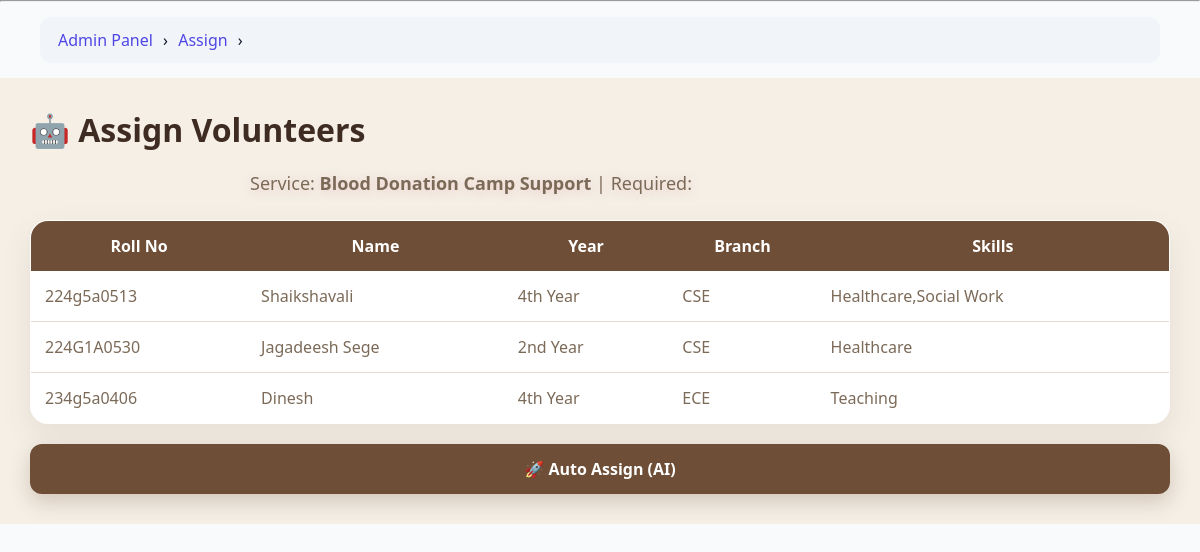
Page /admin_panel/assign/30/ (signed in) on the earlier database version.
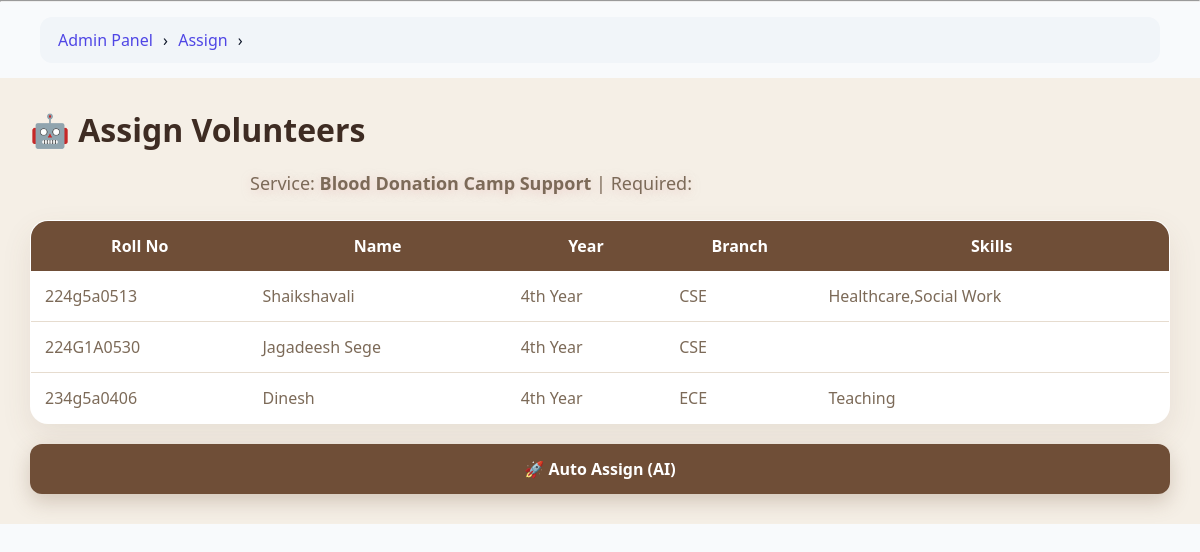
Same page on the later database version.
### app1/models.py (models this page shows, shortened)
class Application(models.Model):
    STATUS_CHOICES = [
        ("APPLIED", "Applied"),
        ("SELECTED", "Selected"),
        ("WAITLIST", "Waitlist"),
        ("REJECTED", "Rejected"),
        ("COMPLETED", "Completed"),
        ("CLOSED", "Closed"),
        ("ABSENT", "Absent"),
    ]
    volunteer = models.ForeignKey(VolunteerProfile, on_delete=models.CASCADE)
    service = models.ForeignKey(Service, on_delete=models.CASCADE)
    status = models.CharField(max_length=20, choices=STATUS_CHOICES, default='APPLIED')
    submission_text = models.TextField(blank=True)
    rating = models.IntegerField(default=0)
    review = models.TextField(blank=True)
    absence_requested = models.BooleanField(default=False)
    absence_approved = models.BooleanField(default=False)

class VolunteerProfile(models.Model):
    user = models.OneToOneField(User, on_delete=models.CASCADE)
    full_name = models.CharField(max_length=100)
    phone = models.CharField(max_length=15)
    student_id = models.CharField(max_length=20)
    department = models.CharField(max_length=20, default="", blank=True)
    year = models.CharField(max_length=20)
    skills = models.TextField(blank=True)
    photo = models.ImageField(upload_to="profiles/", blank=True, null=True)
    cover_photo = models.ImageField(upload_to="covers/", blank=True, null=True)
    rating = models.FloatField(default=0)
    attendance = models.IntegerField(default=0)
    GENDER_CHOICES = (
        ("MALE", "Male"),
        ("FEMALE", "Female"),
        ("OTHER", "Other"),
    )
    gender = models.CharField(
        max_length=10,
        choices=GENDER_CHOICES,
        blank=True
    )

### app1/views.py (the view)
# urls.py: path('admin_panel/assign/<int:service_id>/', views.admin_assign_volunteers_page, name='admin_assign_page'),
@login_required
def admin_assign_volunteers_page(request, service_id):
    if request.user.role != "ADMIN":
        return redirect("login")
    service = get_object_or_404(Service, id=service_id)
    applications = Application.objects.filter(service=service)
    return render(
        request,
        "admin_panel/assign_volunteers.html",
        {
            "service": service,
            "applications": applications
        }
    )

### app1/templatetags/breadcrumbs.py (called while the page is built)
@register.simple_tag(takes_context=True)
def generate_breadcrumbs(context):
    request = context['request']
    path = request.path.strip('/')
    parts = path.split('/')
    breadcrumbs = []
    url = ""
    for part in parts:
        url += "/" + part
        name = part.replace('-', ' ').replace('_', ' ').title()
        if part == "organization":
            breadcrumbs.append(("Organization", reverse("organization_dashboard")))
        elif part == "volunteer":
            breadcrumbs.append(("Volunteer", reverse("volunteer_dashboard")))
        elif part == "admin_panel":
            breadcrumbs.append(("Admin Panel", reverse("admin_dashboard")))
        elif part == "service" or part.isdigit():
            breadcrumbs.append(("", reverse("organization_dashboard")))
        else:
            breadcrumbs.append((name, url + "/"))
    return breadcrumbs

### app1/templates/admin_panel/assign_volunteers.html (shortened to what this page needs)
{% extends "base.html" %}
{% block content %}
<div class="page">
<h1>🤖 Assign Volunteers</h1>
<p class="subtitle">
Service: <b>{{ service.title }}</b> |
Required: {{ service.required_volunteers }}
</p>
<table class="table">
<thead>
<tr>
    <th>Roll No</th>
    <th>Name</th>
    <th>Year</th>
    <th>Branch</th>
    <th>Skills</th>
</tr>
</thead>
<tbody>
{% for app in applications %}
<tr>
    <td>{{ app.volunteer.student_id }}</td>
    <td>{{ app.volunteer.full_name }}</td>
    <td>{{ app.volunteer.year }}</td>
    <td>{{ app.volunteer.department }}</td>
    <td>{{ app.volunteer.skills }}</td>
</tr>
{% empty %}
<tr>
    <td colspan="5" style="text-align:center;">No applications yet</td>
</tr>
{% endfor %}
</tbody>
</table>
<form method="post" action="{% url 'assign_volunteers' service.id %}">
<button class="btn">🚀 Auto Assign (AI)</button>
</form>
</div>
{% endblock %}

Differences in the rows shown:
changed Application "Jagadeesh Sege": volunteer.year "2nd Year" → "4th Year"; volunteer.skills "Healthcare" → (not shown)
